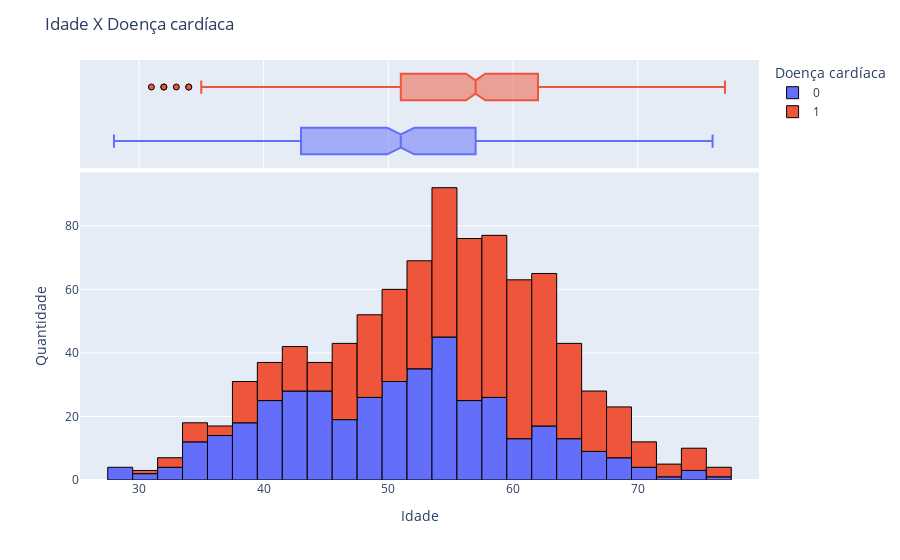

Here is the notebook cell this chart was saved with:
### Code cell
fig = px.histogram(df, x="Age", color="HeartDisease", marginal="box")
fig.update_layout(
    title_text="Idade X Doença cardíaca",
    xaxis_title_text="Idade",
    yaxis_title_text="Quantidade",
    legend_title_text="Doença cardíaca"
)
fig.update_traces(marker_line_width=1, marker_line_color="black")
fig.show()

### Figure 1 — Plotly figure (JSON) as saved in the notebook; plotly's stock layout.template omitted (floating-point values rounded to 4 significant figures; data arrays with more than 128 entries replaced by an {"elided": "..."} marker saying what was removed)
{"data": [{"alignmentgroup": "True", "bingroup": "x", "hovertemplate": "HeartDisease=0<br>Age=%{x}<br>count=%{y}<extra></extra>", "legendgroup": "0", "marker": {"color": "#636efa", "line": {"color": "black", "width": 1}, "pattern": {"shape": ""}}, "name": "0", "offsetgroup": "0", "orientation": "v", "showlegend": true, "type": "histogram", "x": {"elided": "410 int values"}, "xaxis": "x", "yaxis": "y"}, {"alignmentgroup": "True", "hovertemplate": "HeartDisease=0<br>Age=%{x}<extra></extra>", "legendgroup": "0", "marker": {"color": "#636efa", "line": {"color": "black", "width": 1}}, "name": "0", "notched": true, "offsetgroup": "0", "showlegend": false, "type": "box", "x": {"elided": "410 int values"}, "xaxis": "x2", "yaxis": "y2"}, {"alignmentgroup": "True", "bingroup": "x", "hovertemplate": "HeartDisease=1<br>Age=%{x}<br>count=%{y}<extra></extra>", "legendgroup": "1", "marker": {"color": "#EF553B", "line": {"color": "black", "width": 1}, "pattern": {"shape": ""}}, "name": "1", "offsetgroup": "1", "orientation": "v", "showlegend": true, "type": "histogram", "x": {"elided": "508 int values"}, "xaxis": "x", "yaxis": "y"}, {"alignmentgroup": "True", "hovertemplate": "HeartDisease=1<br>Age=%{x}<extra></extra>", "legendgroup": "1", "marker": {"color": "#EF553B", "line": {"color": "black", "width": 1}}, "name": "1", "notched": true, "offsetgroup": "1", "showlegend": false, "type": "box", "x": {"elided": "508 int values"}, "xaxis": "x2", "yaxis": "y2"}], "layout": {"barmode": "relative", "legend": {"title": {"text": "Doença cardíaca"}, "tracegroupgap": 0}, "margin": {"t": 60}, "title": {"text": "Idade X Doença cardíaca"}, "xaxis": {"anchor": "y", "domain": [0, 1], "title": {"text": "Idade"}}, "xaxis2": {"anchor": "y2", "domain": [0, 1], "matches": "x", "showgrid": true, "showticklabels": false}, "yaxis": {"anchor": "x", "domain": [0, 0.7326], "title": {"text": "Quantidade"}}, "yaxis2": {"anchor": "x2", "domain": [0.7426, 1], "matches": "y2", "showgrid": false, "showline": false, "showticklabels": false, "ticks": ""}}}
